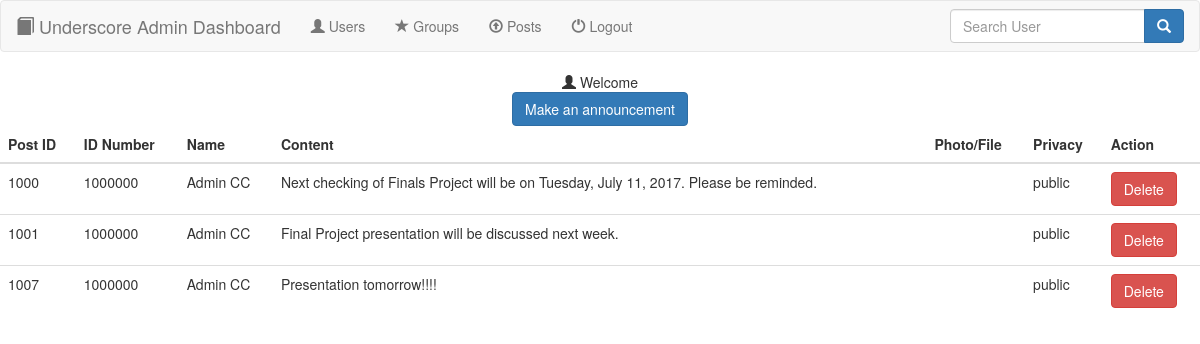
The page /11-7-17/php/underscore/posts.php on the database as committed earlier.
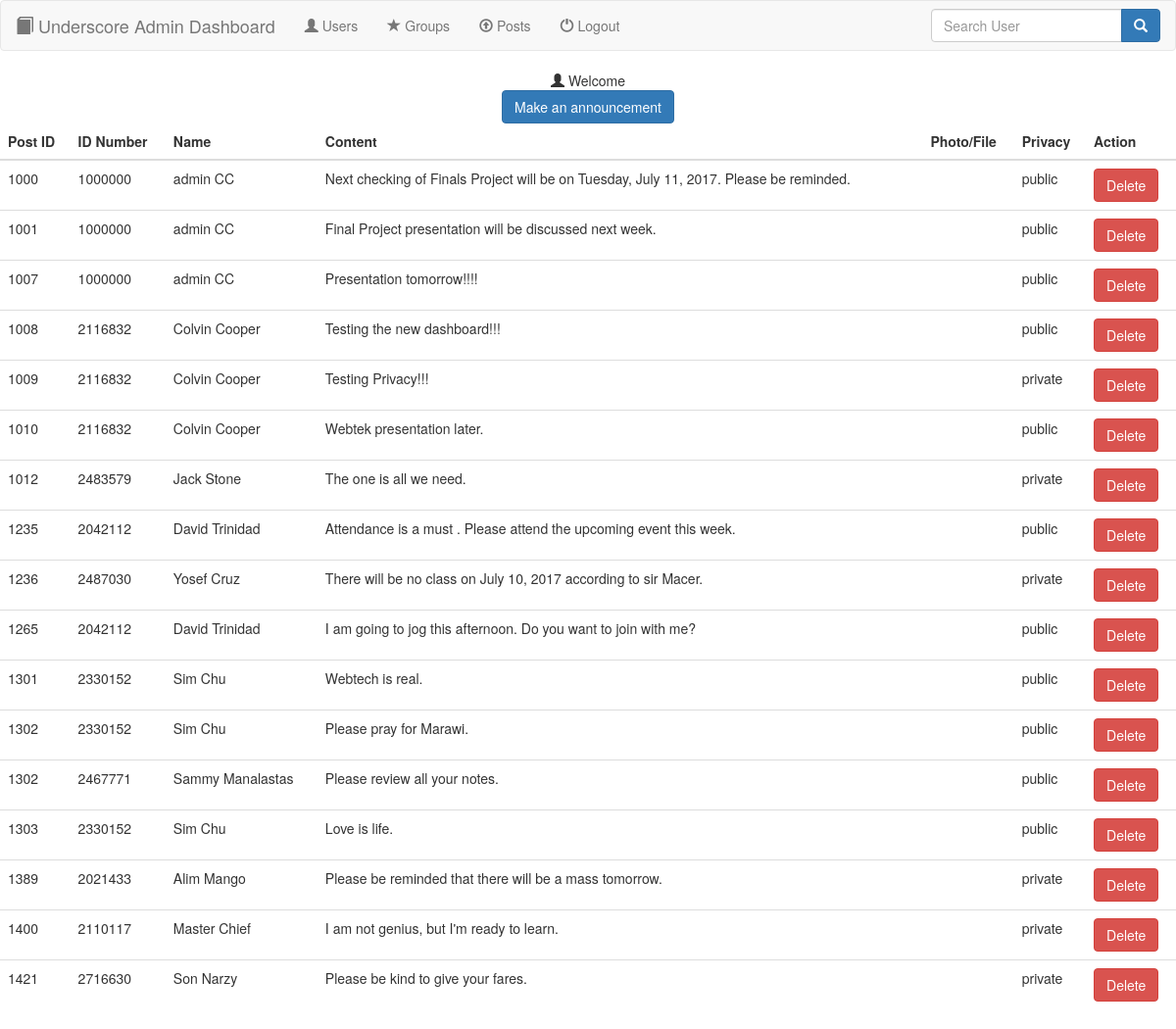
The same page on the database as committed later.
### tables this page shows
CREATE TABLE IF NOT EXISTS `posts` (
  `postID` int(11) NOT NULL,
  `idno` int(7) NOT NULL,
  `date` date DEFAULT NULL,
  `privacy` varchar(15) NOT NULL,
  `content` varchar(140) NOT NULL,
  `file` longblob
);

CREATE TABLE IF NOT EXISTS `users` (
  `idno` int(11) NOT NULL,
  `email` varchar(50) NOT NULL,
  `password` varchar(25) NOT NULL,
  `firstname` varchar(20) NOT NULL,
  `lastname` varchar(20) NOT NULL,
  `userType` varchar(10) NOT NULL,
  `status` varchar(10) NOT NULL,
  `gender` varchar(6) NOT NULL,
  PRIMARY KEY (`email`)
);

### 11-7-17/php/underscore/posts.php (the view, shortened to what this page needs)
<?php
  include('database.php');
 ?>
 <!DOCTYPE html>
 <html>
   <head>
     <link rel="stylesheet" href="bootstrap-3.3.7-dist\css\bootstrap.min.css">
   </head>
   <body>
     <?php include('navbar.php');
      $adminname = $_SESSION['firstname'] . " " . $_SESSION['lastname'];
      ?>
     <div class="container-fluid" align="center">
       <span class="glyphicon glyphicon-user"></span> Welcome <?php echo $adminname; ?><br>
       <a href="announcement.php" class="btn btn-primary">Make an announcement</a>
     </div>
     <table class="table table-hover">
       <thead>
         <th>Post ID</th>
         <th>ID Number</th>
         <th>Name</th>
         <th>Content</th>
         <th>Photo/File</th>
         <th>Privacy</th>
         <th>Action</th>
       </thead>
       <?php
         $sql = "SELECT * FROM posts JOIN users ON users.idno=posts.idno ORDER BY postID";
         $result = mysqli_query($conn, $sql);
         $rows = mysqli_fetch_array($result, MYSQLI_ASSOC);
         do {?>
           <tr>
             <td><?php echo $rows['postID']; ?></td>
             <td><?php echo $rows['idno']; ?></td>
             <td><?php echo $rows['firstname'] . " " . $rows['lastname']; ?></td>
             <td><?php echo $rows['content']; ?></td>
             <td><?php echo $rows['file']; ?></td>
             <td><?php echo $rows['privacy']; ?></td>
             <form action="deletePost.php" method="POST">
               <td>
                 <button type="submit" name="delete_post" class="btn btn-danger">Delete</button>
               </td>
             </form>
           </tr>
         <?php } while ($rows = mysqli_fetch_assoc($result));
        ?>
     </table>
   </body>
  </html>

Rows that differ between the two databases and show on the page:
changed through a linked row, posts (number 1 of 17 on the later page): users.firstname "Admin" → "admin"
changed through a linked row, posts "Final Project presentation will be discussed next week.": users.firstname "Admin" → "admin"
changed through a linked row, posts "Presentation tomorrow!!!!": users.firstname "Admin" → "admin"
added posts: postID "1008", users.idno "2116832", users.firstname "Colvin", users.lastname "Cooper", content "Testing the new dashboard!!!", privacy "public"
added posts: postID "1009", users.idno "2116832", users.firstname "Colvin", users.lastname "Cooper", content "Testing Privacy!!!", privacy "private"
added posts: postID "1010", users.idno "2116832", users.firstname "Colvin", users.lastname "Cooper", content "Webtek presentation later.", privacy "public"
added posts: postID "1012", users.idno "2483579", users.firstname "Jack", users.lastname "Stone", content "The one is all we need.", privacy "private"
added posts: postID "1235", users.idno "2042112", users.firstname "David", users.lastname "Trinidad", content "Attendance is a must . Please attend the upcoming event this week.", privacy "public"
added posts: postID "1236", users.idno "2487030", users.firstname "Yosef", users.lastname "Cruz", content "There will be no class on July 10, 2017 according to sir Macer.", privacy "private"
added posts: postID "1265", users.idno "2042112", users.firstname "David", users.lastname "Trinidad", content "I am going to jog this afternoon. Do you want to join with me?", privacy "public"
added posts: postID "1301", users.idno "2330152", users.firstname "Sim", users.lastname "Chu", content "Webtech is real.", privacy "public"
added posts: postID "1302", users.idno "2330152", users.firstname "Sim", users.lastname "Chu", content "Please pray for Marawi.", privacy "public"
added posts: postID "1302", users.idno "2467771", users.firstname "Sammy", users.lastname "Manalastas", content "Please review all your notes.", privacy "public"
added posts: postID "1303", users.idno "2330152", users.firstname "Sim", users.lastname "Chu", content "Love is life.", privacy "public"
added posts: postID "1389", users.idno "2021433", users.firstname "Alim", users.lastname "Mango", content "Please be reminded that there will be a mass tomorrow.", privacy "private"
added posts: postID "1400", users.idno "2110117", users.firstname "Master", users.lastname "Chief", content "I am not genius, but I'm ready to learn.", privacy "private"
added posts: postID "1421", users.idno "2716630", users.firstname "Son", users.lastname "Narzy", content "Please be kind to give your fares.", privacy "private"
